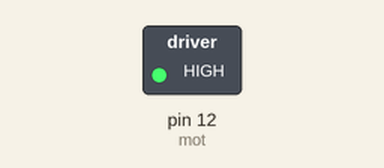
The sketch below on a simulated Arduino Uno, built with avr-gcc and run on an emulated ATmega328P. On the bench: switched loads named in the sketch (green lamp = pin HIGH).

Above: at 1.0 s.
At 3.0 s:
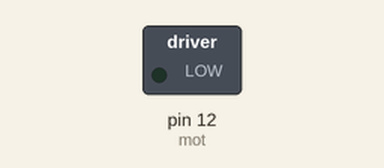
Timing chart, 0 to 5.2 s (numbered marks = the images above):
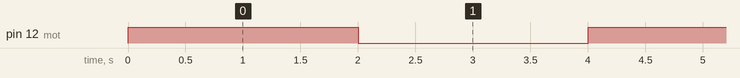

Measured:
- by itself, pin 12 (mot): alternates HIGH for 2.0 s and LOW for 2.0 s

The sketch:

OUT_Mot_1.ino
```cpp
int mot = 12;               //connect the motor to pin 12 in Arduino
void setup()
{
  pinMode(mot, OUTPUT);     //pin 12 for motor is an output
}
void loop()
{
  digitalWrite(mot, HIGH);  //send signal to run the motor
  delay(2000);              //keep it running for 2 seconds
  digitalWrite(mot, LOW);   //stop the motor
  delay(2000);
}
```
